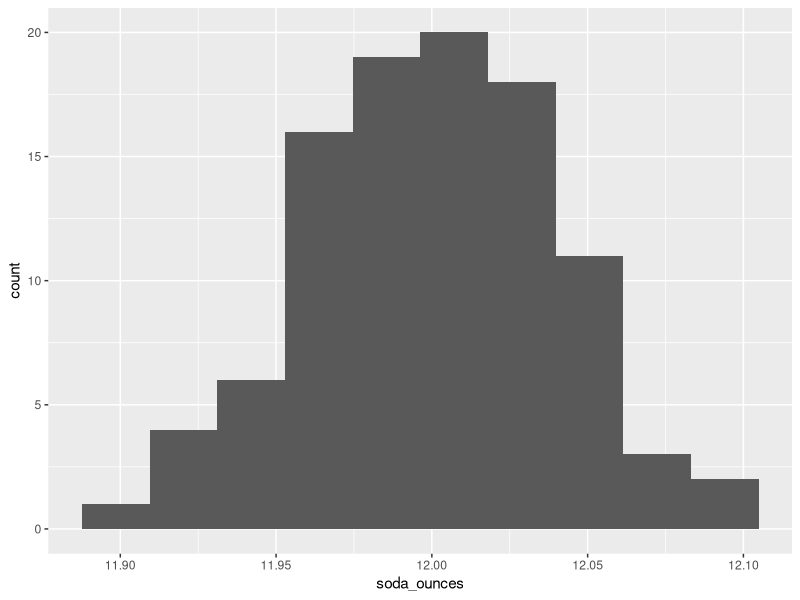

Generate this figure with R:
## ---- chunk 1
## generate the dataset
set.seed(34) 
soda_ounces <- rnorm(100, mean = 12, sd = 0.04)
head(soda_ounces)
## ---- chunk 2
library(ggplot2)
## check for normality
ggplot(as.data.frame(soda_ounces))+
  geom_histogram(aes(soda_ounces), bins = 10)
## ---- chunk 3
## carry out t-test
t.test(soda_ounces, mu = 12)
## ---- chunk 4
# from linear regression
regression_output <-  lm(soda_ounces ~ 1)

# calculate confidence interval
confint(regression_output)
